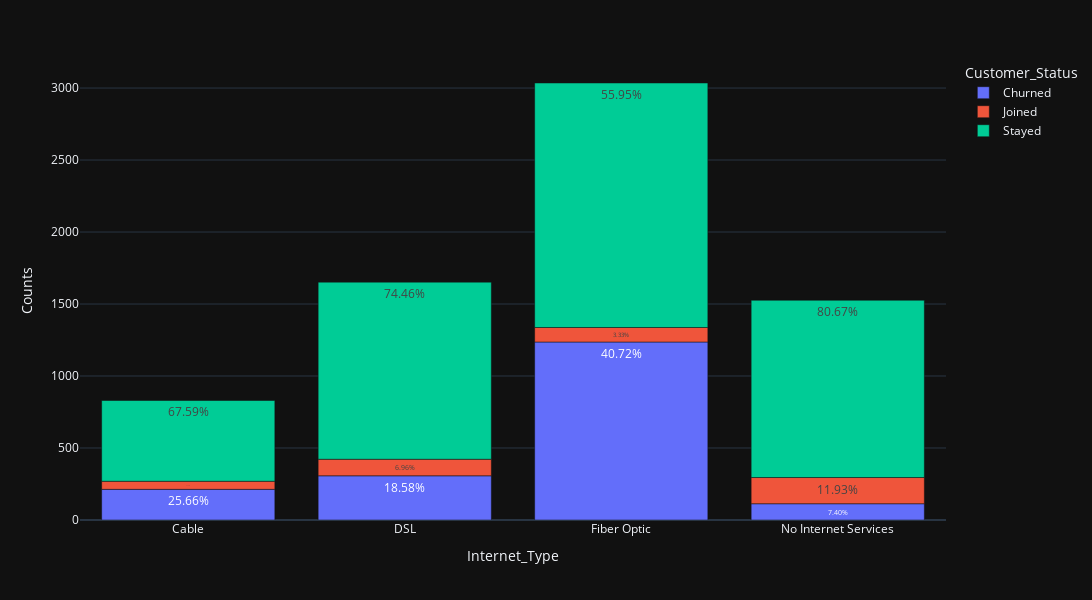

Source (notebook cell):
### Code cell
df_g = churn_df.groupby(['Internet_Type', 'Customer_Status']).size().reset_index()
df_g['Percentage'] = churn_df.groupby(['Internet_Type', 'Customer_Status']).size().groupby(level=0).apply(lambda x: 100 * x / float(x.sum())).values
df_g.columns = ['Internet_Type', 'Customer_Status', 'Counts', 'Percentage']

fig=px.bar(df_g, x='Internet_Type', y='Counts', color='Customer_Status', text=df_g['Percentage'].apply(lambda x: '{0:1.2f}%'.format(x)))
fig.update_layout(
    autosize=True,width=1500,height=600)

### Figure 1 — Plotly figure (JSON) as saved in the notebook; plotly's stock layout.template omitted (floating-point values rounded to 4 significant figures)
{"data": [{"alignmentgroup": "True", "hovertemplate": "Customer_Status=Churned<br>Internet_Type=%{x}<br>Counts=%{y}<br>text=%{text}<extra></extra>", "legendgroup": "Churned", "marker": {"color": "#636efa", "pattern": {"shape": ""}}, "name": "Churned", "offsetgroup": "Churned", "orientation": "v", "showlegend": true, "text": ["25.66%", "18.58%", "40.72%", "7.40%"], "textposition": "auto", "x": ["Cable", "DSL", "Fiber Optic", "No Internet Services"], "xaxis": "x", "y": [213, 307, 1236, 113], "yaxis": "y", "type": "bar"}, {"alignmentgroup": "True", "hovertemplate": "Customer_Status=Joined<br>Internet_Type=%{x}<br>Counts=%{y}<br>text=%{text}<extra></extra>", "legendgroup": "Joined", "marker": {"color": "#EF553B", "pattern": {"shape": ""}}, "name": "Joined", "offsetgroup": "Joined", "orientation": "v", "showlegend": true, "text": ["6.75%", "6.96%", "3.33%", "11.93%"], "textposition": "auto", "x": ["Cable", "DSL", "Fiber Optic", "No Internet Services"], "xaxis": "x", "y": [56, 115, 101, 182], "yaxis": "y", "type": "bar"}, {"alignmentgroup": "True", "hovertemplate": "Customer_Status=Stayed<br>Internet_Type=%{x}<br>Counts=%{y}<br>text=%{text}<extra></extra>", "legendgroup": "Stayed", "marker": {"color": "#00cc96", "pattern": {"shape": ""}}, "name": "Stayed", "offsetgroup": "Stayed", "orientation": "v", "showlegend": true, "text": ["67.59%", "74.46%", "55.95%", "80.67%"], "textposition": "auto", "x": ["Cable", "DSL", "Fiber Optic", "No Internet Services"], "xaxis": "x", "y": [561, 1230, 1698, 1231], "yaxis": "y", "type": "bar"}], "layout": {"xaxis": {"anchor": "y", "domain": [0.0, 1.0], "title": {"text": "Internet_Type"}}, "yaxis": {"anchor": "x", "domain": [0.0, 1.0], "title": {"text": "Counts"}}, "legend": {"title": {"text": "Customer_Status"}, "tracegroupgap": 0}, "margin": {"t": 60}, "barmode": "relative", "autosize": true, "width": 1500, "height": 600}}
